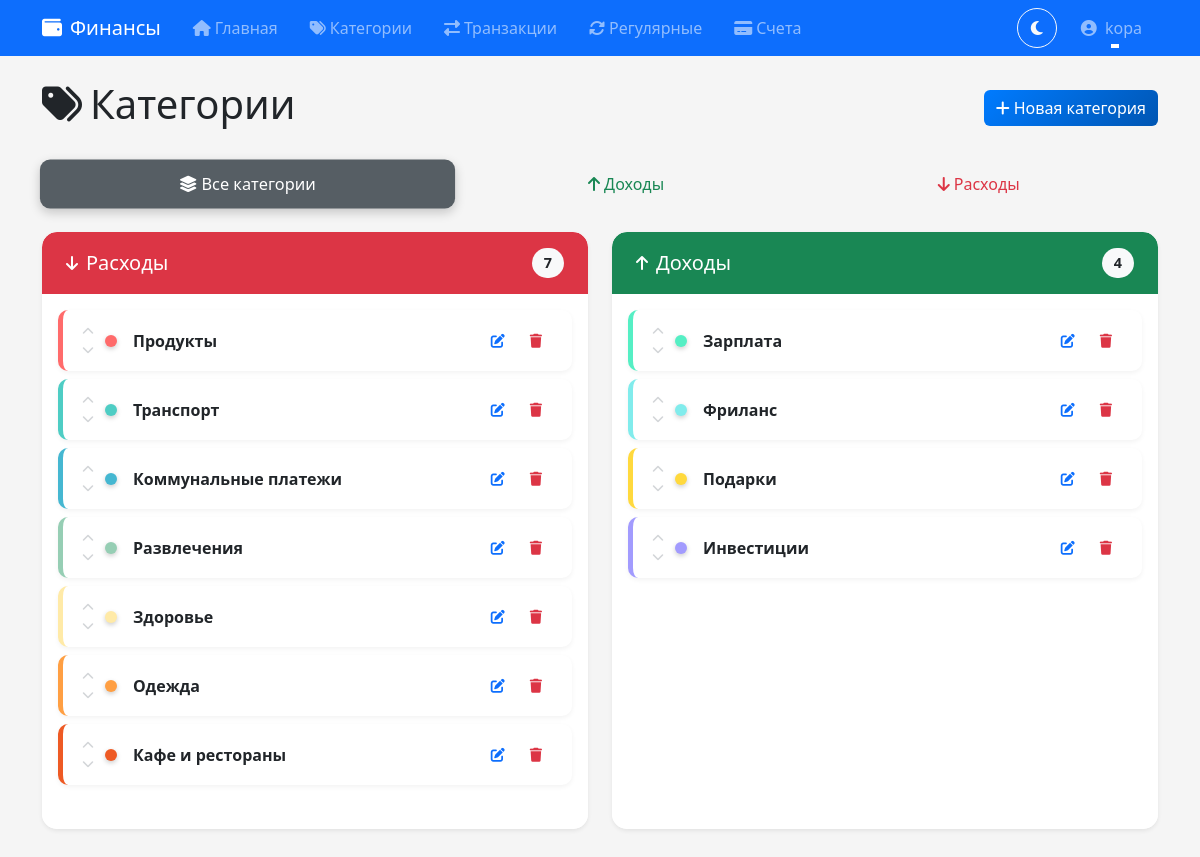
Page /categories (signed in) on the committed database.
### models.py (models this page shows, shortened)
class User(db.Model):
    __tablename__ = 'users'
    id = db.Column(db.Integer, primary_key=True)
    username = db.Column(db.String(80), unique=True, nullable=False)
    password_hash = db.Column(db.String(200), nullable=False)
    created_at = db.Column(db.DateTime, default=datetime.now)
    categories = db.relationship('Category', backref='user', lazy=True, cascade='all, delete-orphan')
    transactions = db.relationship('Transaction', backref='user', lazy=True)
    regular_transactions = db.relationship('RegularTransaction', backref='user', lazy=True)
    accounts = db.relationship('Account', backref='user', lazy=True, cascade='all, delete-orphan')

class Category(db.Model):
    __tablename__ = 'categories'
    id = db.Column(db.Integer, primary_key=True)
    name = db.Column(db.String(100), nullable=False)
    type = db.Column(db.String(10), nullable=False)
    color = db.Column(db.String(7), default='#808080')
    order = db.Column(db.Integer, default=0)
    monthly_limit = db.Column(db.Float, nullable=True)
    created_at = db.Column(db.DateTime, default=datetime.now)
    user_id = db.Column(db.Integer, db.ForeignKey('users.id'), nullable=False)
    transactions = db.relationship('Transaction', backref='category', lazy=True, cascade='all, delete-orphan')
    regular_transactions = db.relationship('RegularTransaction', backref='category', lazy=True)

### app.py (the view)
@app.route('/categories')
@login_required
def categories_list():
    user_id = session['user_id']
    filter_type = request.args.get('filter', 'all')
    all_categories = CategoryService.get_all_categories(user_id)
    if filter_type == 'income':
        expense_categories = []
        income_categories = [cat for cat in all_categories if cat.type == 'income']
    elif filter_type == 'expense':
        expense_categories = [cat for cat in all_categories if cat.type == 'expense']
        income_categories = []
    else:  # 'all'
        expense_categories = [cat for cat in all_categories if cat.type == 'expense']
        income_categories = [cat for cat in all_categories if cat.type == 'income']
    return render_template(
        'categories/list.html',
        categories=all_categories,
        expense_categories=expense_categories,
        income_categories=income_categories,
        current_filter=filter_type
    )

### templates/categories/list.html (shortened to what this page needs)
{% extends "base.html" %}
{% block content %}
<div class="d-flex justify-content-between align-items-center mb-4">
    <h1><i class="fas fa-tags me-2"></i>Категории</h1>
    <div>
        <a href="{{ url_for('category_create') }}" class="btn btn-primary">
            <i class="fas fa-plus me-1"></i>Новая категория
        </a>
    </div>
</div>
<div class="btn-group mb-4 w-100" role="group">
    <a href="{{ url_for('categories_list') }}?filter=all"
       class="btn {% if current_filter == 'all' %}btn-secondary active{% else %}btn-outline-secondary{% endif %}">
        <i class="fas fa-layer-group me-1"></i>Все категории
    </a>
    <a href="{{ url_for('categories_list') }}?filter=income"
       class="btn {% if current_filter == 'income' %}btn-success active{% else %}btn-outline-success{% endif %}">
        <i class="fas fa-arrow-up me-1"></i>Доходы
    </a>
    <a href="{{ url_for('categories_list') }}?filter=expense"
       class="btn {% if current_filter == 'expense' %}btn-danger active{% else %}btn-outline-danger{% endif %}">
        <i class="fas fa-arrow-down me-1"></i>Расходы
    </a>
</div>
<div class="row">
    {% if current_filter == 'all' %}
        <div class="col-md-6 mb-4">
            <div class="card h-100 shadow-sm">
                <div class="card-header bg-danger text-white d-flex align-items-center">
                    <i class="fas fa-arrow-down me-2"></i>
                    <h5 class="mb-0 flex-grow-1">Расходы</h5>
                    <span class="badge bg-light text-dark">{{ expense_categories|length }}</span>
                </div>
                <div class="card-body">
                    {% if expense_categories %}
                        <div class="list-group">
                            {% for category in expense_categories %}
                            <div class="list-group-item list-group-item-action d-flex align-items-center category-item"
                                 data-category-id="{{ category.id }}"
                                 style="border-left: 5px solid {{ category.color }};">
                                <div class="sort-buttons d-flex flex-column me-2">
                                    <button class="btn btn-sm btn-link p-0 sort-up" title="Переместить вверх"
                                            onclick="moveCategory({{ category.id }}, 'up', 'expense')">
                                        <i class="fas fa-chevron-up"></i>
                                    </button>
                                    <button class="btn btn-sm btn-link p-0 sort-down" title="Переместить вниз"
                                            onclick="moveCategory({{ category.id }}, 'down', 'expense')">
                                        <i class="fas fa-chevron-down"></i>
                                    </button>
                                </div>
                                <div class="color-indicator me-3" style="background-color: {{ category.color }};"></div>
                                <span class="flex-grow-1 fw-bold">{{ category.name }}</span>
                                <div class="btn-group">
                                    <a href="{{ url_for('category_edit', id=category.id) }}" class="btn btn-sm btn-outline-primary" title="Редактировать">
                                        <i class="fas fa-edit"></i>
                                    </a>
                                    <button type="button" class="btn btn-sm btn-outline-danger"
                                            onclick="deleteCategory({{ category.id }}, '{{ category.name }}')"
                                            title="Удалить">
                                        <i class="fas fa-trash"></i>
                                    </button>
                                </div>
                            </div>
                            {% endfor %}
                        </div>
                    {% endif %}
                </div>
            </div>
        </div>
        <div class="col-md-6 mb-4">
            <div class="card h-100 shadow-sm">
                <div class="card-header bg-success text-white d-flex align-items-center">
                    <i class="fas fa-arrow-up me-2"></i>
                    <h5 class="mb-0 flex-grow-1">Доходы</h5>
                    <span class="badge bg-light text-dark">{{ income_categories|length }}</span>
                </div>
                <div class="card-body">
                    {% if income_categories %}
                        <div class="list-group">
                            {% for category in income_categories %}
                            <div class="list-group-item list-group-item-action d-flex align-items-center category-item"
                                 data-category-id="{{ category.id }}"
                                 style="border-left: 5px solid {{ category.color }};">
                                <div class="sort-buttons d-flex flex-column me-2">
                                    <button class="btn btn-sm btn-link p-0 sort-up" title="Переместить вверх"
                                            onclick="moveCategory({{ category.id }}, 'up', 'income')">
                                        <i class="fas fa-chevron-up"></i>
                                    </button>
                                    <button class="btn btn-sm btn-link p-0 sort-down" title="Переместить вниз"
                                            onclick="moveCategory({{ category.id }}, 'down', 'income')">
                                        <i class="fas fa-chevron-down"></i>
                                    </button>
                                </div>
                                <div class="color-indicator me-3" style="background-color: {{ category.color }};"></div>
                                <span class="flex-grow-1 fw-bold">{{ category.name }}</span>
                                <div class="btn-group">
                                    <a href="{{ url_for('category_edit', id=category.id) }}" class="btn btn-sm btn-outline-primary" title="Редактировать">
                                        <i class="fas fa-edit"></i>
                                    </a>
                                    <button type="button" class="btn btn-sm btn-outline-danger"
                                            onclick="deleteCategory({{ category.id }}, '{{ category.name }}')"
                                            title="Удалить">
                                        <i class="fas fa-trash"></i>
                                    </button>
                                </div>
                            </div>
                            {% endfor %}
                        </div>
                    {% endif %}
                </div>
            </div>
        </div>
    {% endif %}
</div>
{% endblock %}

### templates/base.html (shortened to what this page needs)
<!DOCTYPE html>
<html lang="ru">
<head>
    <link href="https://cdn.jsdelivr.net/npm/bootstrap@5.3.0/dist/css/bootstrap.min.css" rel="stylesheet">
    <link rel="stylesheet" href="https://cdnjs.cloudflare.com/ajax/libs/font-awesome/6.4.0/css/all.min.css">
    <link rel="stylesheet" href="{{ url_for('static', filename='css/style.css') }}">
    <link rel="stylesheet" href="{{ url_for('static', filename='css/themes.css') }}">
</head>
<body>
    <nav class="navbar navbar-expand-lg navbar-dark bg-primary">
        <div class="container">
            <a class="navbar-brand" href="{{ url_for('index') }}">
                <i class="fas fa-wallet me-2"></i>Финансы
            </a>
            <div class="collapse navbar-collapse" id="navbarNav">
                <ul class="navbar-nav me-auto">
                    <li class="nav-item">
                        <a class="nav-link" href="{{ url_for('index') }}">
                            <i class="fas fa-home me-1"></i>Главная
                        </a>
                    </li>
                    <li class="nav-item">
                        <a class="nav-link" href="{{ url_for('categories_list') }}">
                            <i class="fas fa-tags me-1"></i>Категории
                        </a>
                    </li>
                    <li class="nav-item">
                        <a class="nav-link" href="{{ url_for('transactions_list') }}">
                            <i class="fas fa-exchange-alt me-1"></i>Транзакции
                        </a>
                    </li>
                    <li class="nav-item">
                        <a class="nav-link" href="{{ url_for('regular_transactions_list') }}">
                            <i class="fas fa-sync-alt me-1"></i>Регулярные
                        </a>
                    </li>
                    <li class="nav-item">
                        <a class="nav-link" href="{{ url_for('accounts_list') }}">
                            <i class="fas fa-credit-card me-1"></i>Счета
                        </a>
                    </li>
                </ul>
                <ul class="navbar-nav">
                    <li class="nav-item me-2">
                        <button class="btn btn-outline-light" id="themeToggle" style="border-radius: 50%; width: 40px; height: 40px;" title="Переключить тему">
                            <i class="fas fa-moon" id="themeIcon"></i>
                        </button>
                    </li>
                    {% if session.user_id %}
                        <li class="nav-item dropdown">
                            <a class="nav-link dropdown-toggle" href="#" id="userDropdown" role="button" data-bs-toggle="dropdown" aria-expanded="false">
                                <i class="fas fa-user-circle me-1"></i>
                                {{ g.user.username if g.user else 'Пользователь' }}
                            </a>
                        </li>
                    {% endif %}
                </ul>
            </div>
        </div>
    </nav>
    <main class="container my-4">
        {% block content %}{% endblock %}
    </main>
</body>
</html>

### rows in the picture
User: user "kopa"
Category: name "Продукты"
Category: name "Транспорт"
Category: name "Коммунальные платежи"
Category: name "Развлечения"
Category: name "Здоровье"
Category: name "Одежда"
Category: name "Кафе и рестораны"
Category: name "Зарплата"
Category: name "Фриланс"
Category: name "Подарки"
Category: name "Инвестиции"

### other values in the picture
{{ expense_categories|length }} "7"
{{ income_categories|length }} "4"
